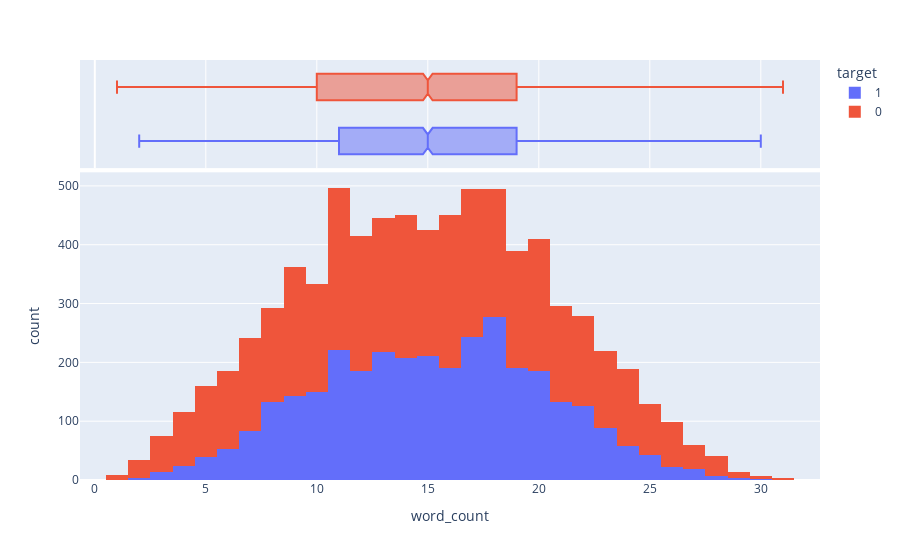

The code cell stored with this chart in its notebook:
### Code cell
fig1.show()

### Figure 1 — Plotly figure (JSON) as saved in the notebook; plotly's stock layout.template omitted (floating-point values rounded to 4 significant figures; data arrays with more than 128 entries replaced by an {"elided": "..."} marker saying what was removed)
{"data": [{"alignmentgroup": "True", "bingroup": "x", "hovertemplate": "target=1<br>word_count=%{x}<br>count=%{y}<extra></extra>", "legendgroup": "1", "marker": {"color": "#636efa", "pattern": {"shape": ""}}, "name": "1", "offsetgroup": "1", "orientation": "v", "showlegend": true, "type": "histogram", "x": {"elided": "3271 int values"}, "xaxis": "x", "yaxis": "y"}, {"alignmentgroup": "True", "hovertemplate": "target=1<br>word_count=%{x}<extra></extra>", "legendgroup": "1", "marker": {"color": "#636efa"}, "name": "1", "notched": true, "offsetgroup": "1", "showlegend": false, "type": "box", "x": {"elided": "3271 int values"}, "xaxis": "x2", "yaxis": "y2"}, {"alignmentgroup": "True", "bingroup": "x", "hovertemplate": "target=0<br>word_count=%{x}<br>count=%{y}<extra></extra>", "legendgroup": "0", "marker": {"color": "#EF553B", "pattern": {"shape": ""}}, "name": "0", "offsetgroup": "0", "orientation": "v", "showlegend": true, "type": "histogram", "x": {"elided": "4342 int values"}, "xaxis": "x", "yaxis": "y"}, {"alignmentgroup": "True", "hovertemplate": "target=0<br>word_count=%{x}<extra></extra>", "legendgroup": "0", "marker": {"color": "#EF553B"}, "name": "0", "notched": true, "offsetgroup": "0", "showlegend": false, "type": "box", "x": {"elided": "4342 int values"}, "xaxis": "x2", "yaxis": "y2"}], "layout": {"autosize": true, "barmode": "relative", "legend": {"title": {"text": "target"}, "tracegroupgap": 0}, "margin": {"t": 60}, "xaxis": {"anchor": "y", "autorange": true, "domain": [0, 1], "range": [-0.6667, 32.67], "title": {"text": "word_count"}, "type": "linear"}, "xaxis2": {"anchor": "y2", "autorange": true, "domain": [0, 1], "matches": "x", "range": [-0.6667, 32.67], "showgrid": true, "showticklabels": false, "type": "linear"}, "yaxis": {"anchor": "x", "autorange": true, "domain": [0, 0.7326], "range": [0, 523.2], "title": {"text": "count"}}, "yaxis2": {"anchor": "x2", "autorange": true, "domain": [0.7426, 1], "matches": "y2", "range": [-0.5, 1.5], "showgrid": false, "showline": false, "showticklabels": false, "ticks": "", "type": "category"}}}
